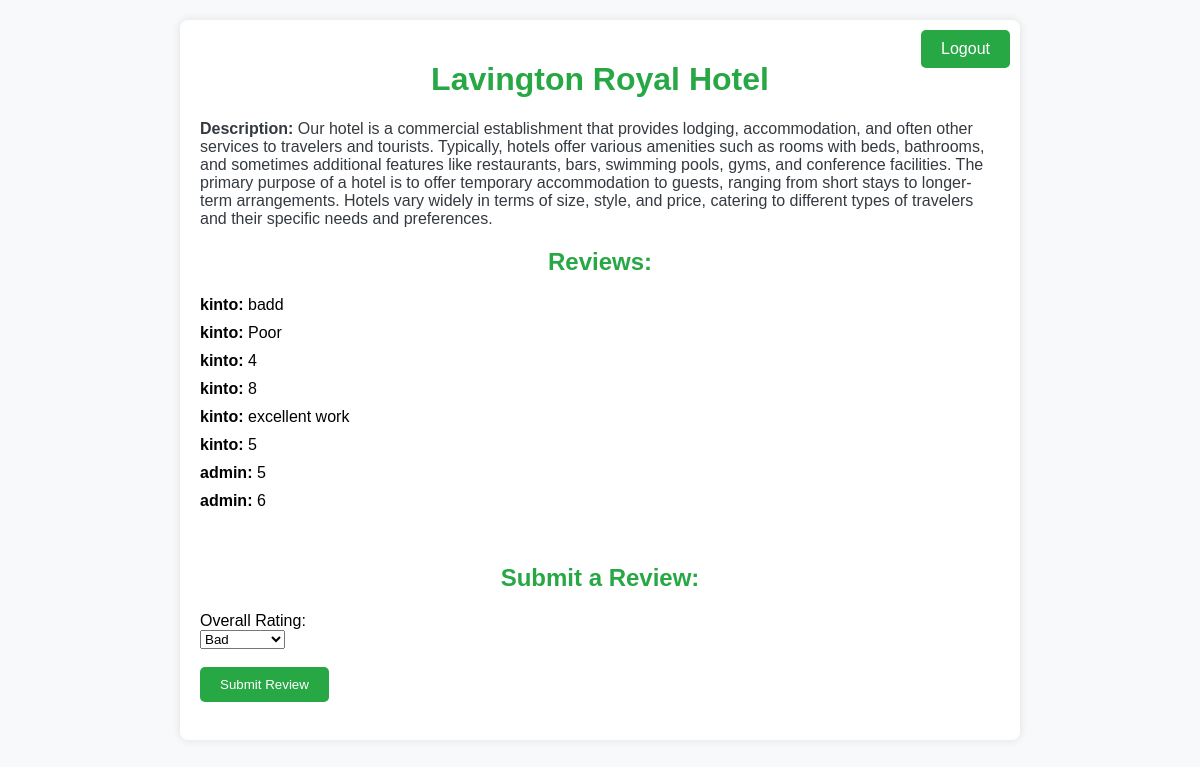
The page /hotel/1/ on the database as committed earlier.
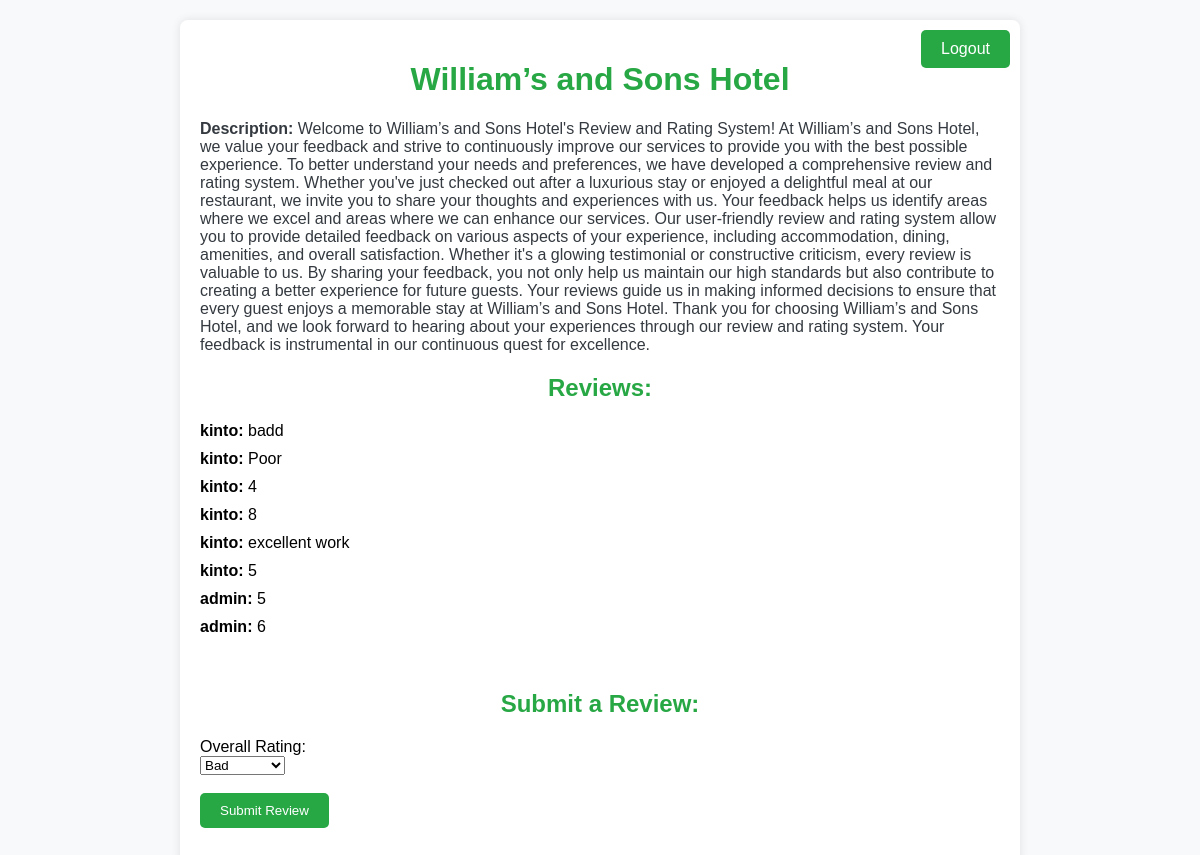
The same page on the database as committed later.
### review/models.py (models this page shows, shortened)
class Hotel(models.Model):
    name = models.CharField(max_length=100)
    address = models.CharField(max_length=10, blank=True)
    description = models.TextField(blank=True)

### review/views.py (the view)
# urls.py: path('hotel/<int:hotel_id>/', views.hotel_detail, name='hotel_detail'),
def hotel_detail(request, hotel_id):
    hotel = Hotel.objects.get(pk=hotel_id)
    reviews = hotel.reviews.all()
    if request.method == 'POST':
        form = ReviewForm(request.POST)
        if form.is_valid():
            review = form.save(commit=False)
            review.hotel = hotel
            review.user = request.user
            review.save()
    else:
        form = ReviewForm()
    context = {'hotel': hotel, 'reviews': reviews, 'form': form}
    return render(request, 'reviews/hotel_detail.html', context)

### review/forms.py (shortened to what this page needs)
class ReviewForm(forms.ModelForm):
    overall_rating = forms.ChoiceField(choices=[
        (1, 'Bad'),
        (2, 'Average'),
        (3, 'Fair'),
        (4, 'Very Good'),
        (5, 'Excellent')
    ], widget=forms.Select(attrs={'class': 'form-control'}))
    class Meta:
        model = Review
        fields = ['overall_rating', 'cleanliness_rating', 'staff_rating', 'amenities_rating', 'text']

### templates/reviews/hotel_detail.html (shortened to what this page needs)
<!DOCTYPE html>
<html lang="en">
<head>
</head>
<body>
    <div class="container">
        <a href="{% url 'logout' %}" class="btn logout-btn">Logout</a>
        <h1>{{ hotel.name }}</h1>
        <p><strong>Description:</strong> {{ hotel.description }}</p>
        <h2>Reviews:</h2>
        <ul>
            {% for review in reviews %}
                <li><strong>{{ review.user.username }}:</strong> {{ review.text }}</li>
            {% endfor %}
        </ul>
        <br>
        <h2>Submit a Review:</h2>
        <form method="post" action="{% url 'submit_review' hotel.id %}">
            <label for="overall_rating">Overall Rating:</label><br>
            <select id="overall_rating" name="overall_rating">
                <option value="1">Bad</option>
            </select><br><br>
            <button type="submit">Submit Review</button><br><br>
        </form>
    </div>
</body>
</html>

Rows that differ between the two databases and show on the page:
changed Hotel: name "Lavington Royal Hotel" → "William’s and Sons Hotel"; description "Our hotel is a commercial establishment that provides lodging, accommodation, and often other services to travelers and tourists. Typically, hotels offer various amenities such as rooms with beds, bathrooms, and sometimes additional features like restaurants, bars, swimming pools, gyms, and conference facilities. The primary purpose of a hotel is to offer temporary accommodation to guests, ranging from short stays to longer-term arrangements. Hotels vary widely in terms of size, style, and price, catering to different types of travelers and their specific needs and preferences." → "Welcome to William’s and Sons Hotel's Review and Rating System! At William’s and Sons Hotel, we value your feedback and strive to continuously improve our services to provide you with the best possible experience. To better understand your needs and preferences, we have developed a comprehensive review and rating system. Whether you've just checked out after a luxurious stay or enjoyed a delightful meal at our restaurant, we invite you to share your thoughts and experiences with us. Your feedback helps us identify areas where we excel and areas where we can enhance our services. Our user-friendly review and rating system allow you to provide detailed feedback on various aspects of your…"
